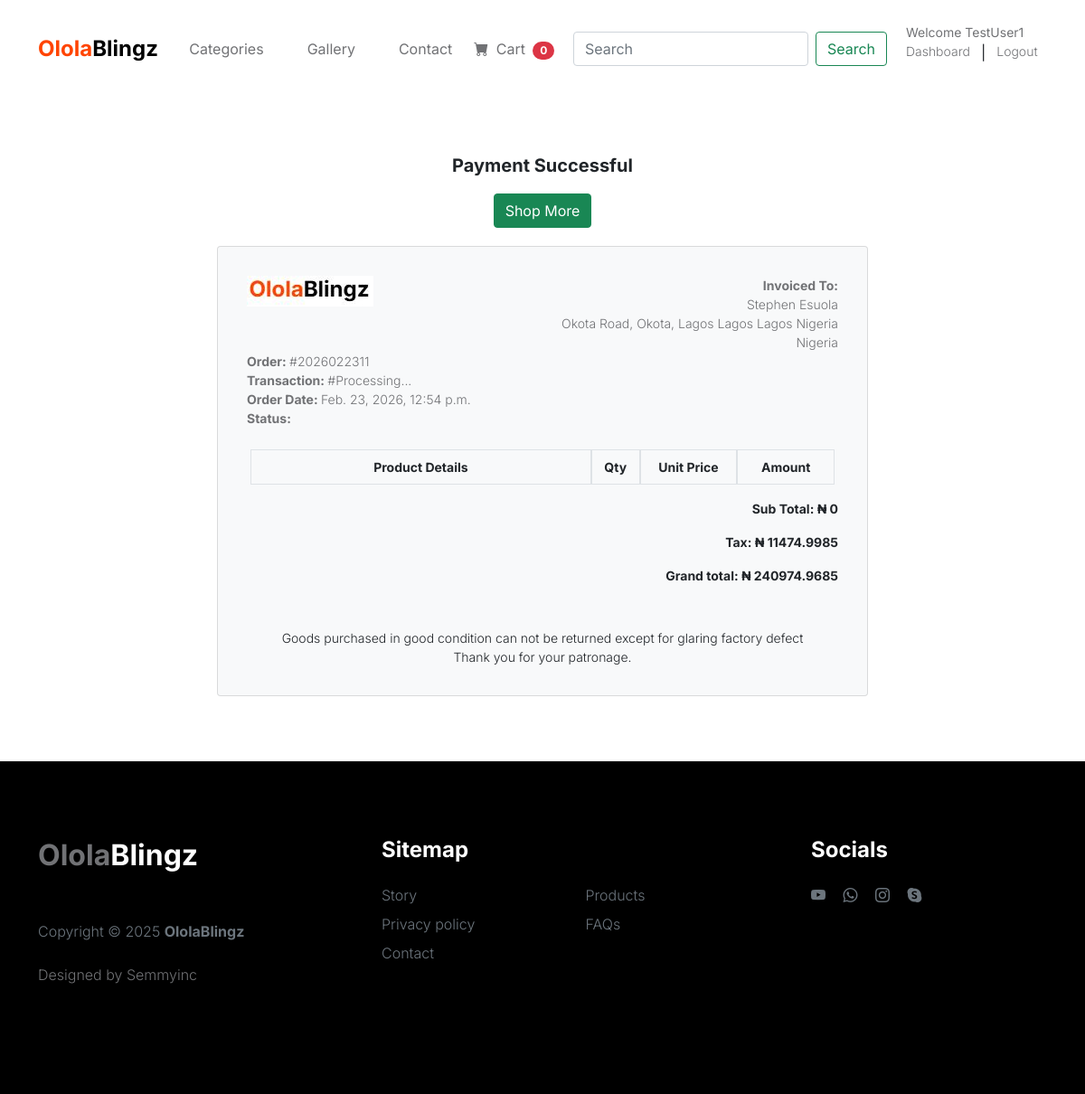
The page /payment/payment_success/11/ (signed in) on the database its author committed.
### users/models.py (models this page shows, shortened)
class Users(AbstractBaseUser):
    first_name = models.CharField(max_length=50)
    last_name = models.CharField(max_length=50)
    username = models.CharField(max_length=50, unique=True)
    phone = models.CharField(max_length=50)
    email = models.EmailField(unique=True)
    date_joined = models.DateTimeField(auto_now_add=True)
    last_login = models.DateTimeField(auto_now_add=True)
    is_admin = models.BooleanField(default=False)
    is_staff = models.BooleanField(default=False)
    is_active = models.BooleanField(default=False)
    is_superuser = models.BooleanField(default=False)
    USERNAME_FIELD = 'email'
    REQUIRED_FIELDS = ['username', 'first_name', 'last_name']
    objects = UsersManager()
    class Meta:
        verbose_name_plural = 'Users'

### payment/models.py (models this page shows, shortened)
class Order(models.Model):
    STATUS = (
        ('New', 'New'),
        ('Accepted', 'Accepted'),
        ('Completed', 'Completed'),
        ('Cancelled', 'Cancelled')
    )
    user = models.ForeignKey(Users, on_delete=models.SET_NULL, null=True)
    payment = models.ForeignKey(Payment, on_delete=models.SET_NULL, null=True, blank=True)
    order_number = models.CharField(max_length=50, blank=True)
    first_name = models.CharField(max_length=50)
    last_name = models.CharField(max_length=50)
    phone = models.CharField(max_length=20)
    email = models.CharField(max_length=100)
    address = models.CharField(max_length=255)
    city = models.CharField(max_length=50)
    state = models.CharField(max_length=50)
    country = models.CharField(max_length=50)
    order_note = models.TextField( blank=True)
    order_total = models.FloatField()
    tax = models.FloatField()
    status = models.CharField(max_length=20, choices=STATUS, default='New')
    ip = models.CharField(max_length=20, blank=True)
    is_ordered = models.BooleanField(default=False)
    created_at = models.DateTimeField(auto_now_add=True)
    updated_at = models.DateTimeField(auto_now=True)
    def full_name(self):
        return f'{self.first_name} {self.last_name}'
    def full_address(self):
        return f'{self.address}\n{self.city} {self.state}\n{self.country}'

### payment/views.py (the view)
# urls.py: path('payment_success/<int:order_id>/', views.payment_success, name='payment_success'),
@login_required(login_url='login')
def payment_success(request, order_id):
    subtotal = 0
    unit_price = 0
    order = get_object_or_404(Order, id=order_id)
    payment = getattr(order, 'payment', None)
    payment_id = payment.payment_id if payment else "Processing..."
    order_items = OrderItem.objects.filter(order=order)
    for order_item in order_items:
        if not order_item.amount:
            order_item.amount = order_item.price * order_item.quantity
        subtotal += order_item.amount
        unit_price = order_item.price
    context = {
        'order': order,
        'order_items': order_items,
        'payment_id': payment_id,
        'payment': payment,
        'unit_price': unit_price,
        'subtotal': subtotal
    }
    return render(request, 'payment/payment_success.html', context)

### cart/context_processors.py (called while the page is built)
def cart_counter(request):
    cart_count = 0
    if 'admin' in request.path:
        return {}
    else:
        try:
            if request.user.is_authenticated:
                cart_items = CartItem.objects.all().filter(user=request.user)
            else:
                cart = Cart.objects.filter(cart_id=_cart_id(request))
                cart_items = CartItem.objects.all().filter(cart=cart[:1])
            for cart_item in cart_items:
                cart_count += cart_item.quantity
        except Cart.DoesNotExist:
            cart_count = 0
    return dict(cart_count=cart_count)

### product/context_processors.py (called while the page is built)
def category_menu_links(request):
    links = Category.objects.all()
    return {'links':links}

### product/models.py (called while the page is built)
    def get_slug_url(self):
        return reverse('products_by_category', args=[self.slug])

### templates/payment/payment_success.html (shortened to what this page needs)
{% extends 'base.html' %}
{% block content %}
    {% load static %}
    <br><br><br><br><br><br><br>
    <div class="container">
        <div class="text-center">
            <p class="text-dark"><b>Payment Successful</b></p>
            <a href="{% url 'products' %}" class="btn btn-success btn-small">Shop More</a>
        </div>
        <div class="card bg-light px-3 py-3 mx-auto" style="max-width: 720px; margin-top: 20px;">
            <article class="card-body">
                <div class="row ">
                    <div class="col"><img src="{% static 'images\logo.JPG' %}" alt="Logo"></div>
                    <div class="col"><p class="mb-0 small text-end"><b>Invoiced To:</b></p>
                        <p class="card-text mb-0 small text-end">{{order.full_name}}</p>
                        <p class="card-text mb-0 small text-end">{{order.full_address}}</p>
                        <p class="card-text mb-0 small text-end">{{order.country}}</p>
                    </div>
                </div>
                <div class="row mb-4">
                    <p class="mb-0 small text-start"><b>Order: </b>#{{order.order_number}}</p>
                    <p class="mb-0 small text-start"><b>Transaction: </b>#{{payment_id}}</p>
                    <p class="mb-0 small text-start"><b>Order Date: </b>{{order.created_at}}</p>
                    <p class="mb-0 small text-start"><b>Status: </b>{{payment.status | capfirst}}</p>
                </div>
                <div class="row mx-3">
                    <table class="table table-bordered border-muted">
                        <thead>
                            <tr class="row">
                                <th scope="col" class="col-7 text-center small px-auto py-auto">Product Details</th>
                                <th scope="col" class="col-1 text-center small px-auto py-auto">Qty</th>
                                <th scope="col" class="col-2 text-center small px-auto py-auto">Unit Price</th>
                                <th scope="col" class="col-2 text-center small px-auto py-auto">Amount</th>
                            </tr>
                        </thead>
                    </table>
                </div>
                <div class="row mb-5">
                    <p class="card-text text-dark text-end small"><b>Sub Total: &#8358 {{subtotal}}</b></p>
                    <p class="card-text text-dark text-end small"><b>Tax: &#8358 {{order.tax}}</b></p>
                    <p class="card-text text-dark text-end small"><b>Grand total: &#8358 {{order.order_total}}</b></p>
                </div>
                <div class="row">
                    <p class="card-text text-dark text-center small mb-0">Goods purchased in good condition can not be returned except for glaring factory defect</p>
                    <p class="card-text text-dark text-center small">Thank you for your patronage.</p>
                </div>
            </article>
        </div>
    </div>
    <br><br><br>
{% endblock %}

### templates/navbar.html (shortened to what this page needs)
<nav class="navbar navbar-expand-lg">
    <div class="container">
        <a class="navbar-brand" href="{% url 'home' %}">
            <strong><span>Olola</span>Blingz</strong>
        </a>
        <div class="collapse navbar-collapse" id="navbarNav">
            <ul class="navbar-nav mx-auto">
                <li class="nav-item dropdown">
                    <a class="nav-link dropdown-toggle" id="navbarDropdown" href="#" role="button" data-bs-toggle="dropdown" aria-expanded="false">Categories</a>
                </li>
                <li class="nav-item">
                    <a class="nav-link" href="{% url 'products' %}">Gallery</a>
                </li>
                <li class="nav-item">
                    <a class="nav-link" href="{% url 'contact' %}">Contact</a>
                </li>
                <li class="nav-item">
                    <a href="{% url 'cart_page' %}">
                        <i class="bi-cart-fill me-1"></i>
                        Cart
                        <span class="badge bg-danger ms-1 rounded-pill text-white">{{cart_count}}</span>
                    </a>
                </li>
            </ul>
            <div class="d-none d-lg-block mx-auto">
                <form class="d-flex" role="search" method="POST" action="{% url 'search' %}">
                    <input class="form-control me-2" type="search" placeholder="Search" aria-label="Search", name="search">
                    <button class="btn btn-outline-success" type="submit">Search</button>
                </form>
            </div>
            {% if not user.is_authenticated %}
                <div class="d-none d-lg-block mx-auto">
                    <!-- <a href="{% url 'register' %}" class="bi-person custom-icon me-3"></a>
                    <a href="product-detail.html" class="bi-bag custom-icon"></a> -->
                    <div class="row mb-0">
                        <a href="#" class="small">Welcome User</a>
                    </div>
                    <div class="row mt-0">
                        <p class="col text-muted small"><a href="{% url 'login' %}">Login</a></p>|
                        <p class="col text-muted small"><a href="{% url 'register' %}">Register</a></p>
                    </div>
                </div>
            {% else %}
                <div class="d-none d-lg-block mx-auto">
                    <div class="row">
                        <a href="#" class="small">Welcome {{request.user.username}}</a>
                    </div>
                    <div class="row my-auto">
                        <p class="col text-muted small"><a href="{% url 'dashboard' %}">Dashboard</a></p>|
                        <p class="col text-muted small"><a href="{% url 'logout' %}">Logout</a></p>
                    </div>
                </div>
            {% endif %}
        </div>
    </div>
</nav>

### static/css/tooplate-little-fashion.css (style rules this page uses)
:root { --white-color: #FFFFFF; --primary-color: #FF4400; --section-bg-color: #f0f8ff; --dark-color: #000000; --grey-color: #d0d1d1; --p-color: #717275; --body-font-family: 'Inter', sans-serif; --h5-font-size: 24px; --p-font-size: 20px; --copyright-text-font-size: 16px; --product-link-font-size: 14px; --custom-link-font-size: 12px; --font-weight-thin: 100; --font-weight-light: 300; --font-weight-normal: 400; --font-weight-bold: 700; --font-weight-black: 900; }
body, html { height: 100%; }
html { scroll-behavior: smooth; }
body { background: var(--white-color); font-family: var(--body-font-family); position: relative; }
p { color: var(--p-color); font-size: var(--p-font-size); font-weight: var(--font-weight-light); }
a, button { touch-action: manipulation; transition: all 0.3s; }
a { color: var(--p-color); text-decoration: none; }
b, strong { font-weight: var(--font-weight-bold); }
.navbar { background: var(--white-color); position: fixed; top: 0; right: 0; left: 0; padding: 25px 0; z-index: 2; will-change: transform; transition: transform 300ms linear; }
.navbar span, h2 span, h4 span { color: var(--primary-color); }
.navbar-brand { color: var(--dark-color); font-size: 24px; font-weight: var(--font-weight-light); margin: 0; padding: 0; }
.navbar-expand-lg .navbar-nav .nav-link { display: inline-block; padding: 0; margin-right: 1.5rem; margin-left: 1.5rem; }
.nav-link { color: var(--p-color); font-size: 16px; position: relative; }
.navbar .nav-link::after { position: absolute; top: 100%; left: 0; width: 100%; height: 2px; background: var(--grey-color); content: ''; opacity: 0; -webkit-transition: opacity 0.3s, -webkit-transform 0.3s; -moz-transition: opacity 0.3s, -moz-transform 0.3s; transition: opacity 0.3s, transform 0.3s; -webkit-transform: translateY(10px); -moz-transform: translateY(10px); transform: translateY(10px); }

### rows shown on the page
Users: user.username "TestUser1"
Order: full_name "Stephen Esuola", full_address "Okota Road, Okota, Lagos Lagos Lagos Nigeria", country "Nigeria", order_number "2026022311", created_at "Feb. 23, 2026, 12:54 p.m.", tax "11474.9985", order_total "240974.9685"

### other values the page prints
{{ cart_count }} "0"
{{ payment_id }} "Processing..."
{{ subtotal }} "0"
